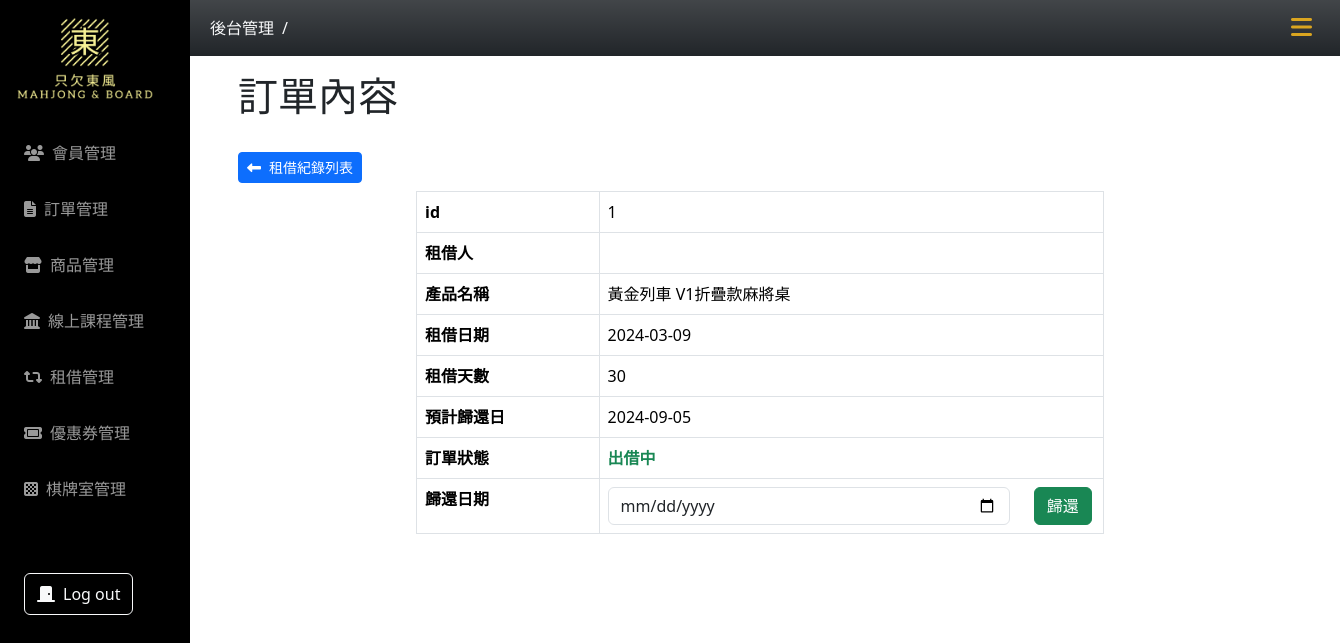
/rent/rent-record.php, run on an earlier commit of the app's database.
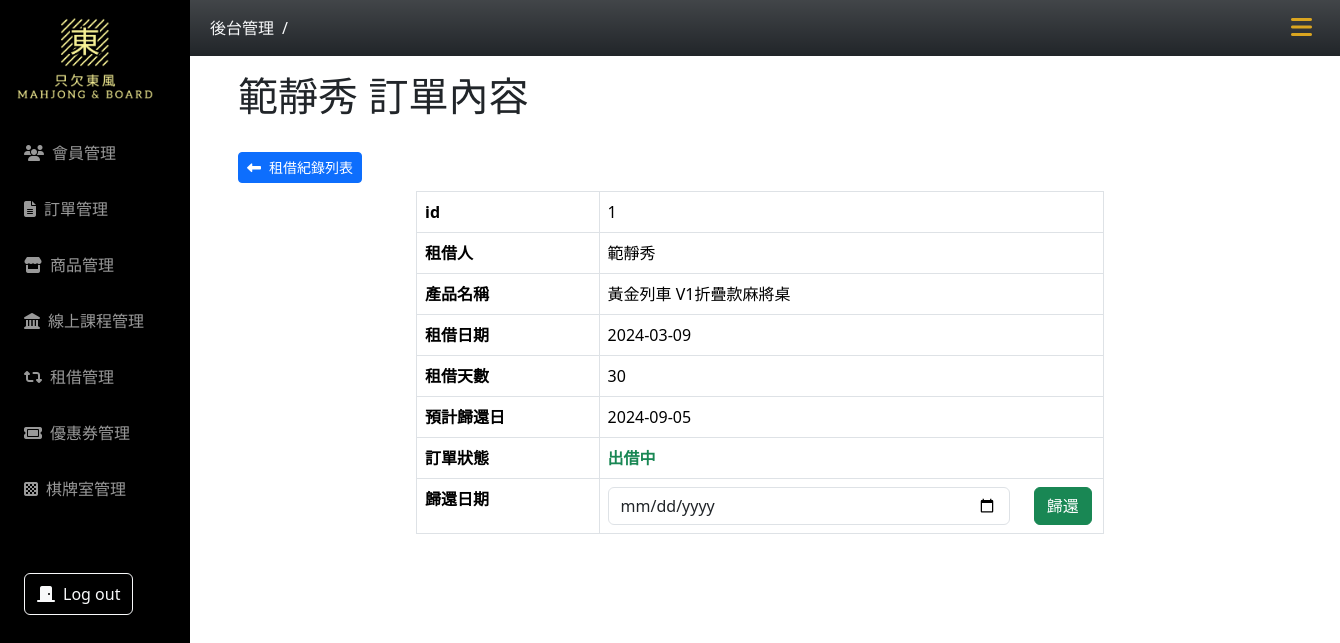
And on a later commit of the database.
### tables this page shows
CREATE TABLE `rent_record` (
  `id` int(5) UNSIGNED NOT NULL,
  `user_id` int(5) UNSIGNED NOT NULL,
  `product_id` int(5) UNSIGNED NOT NULL,
  `order_date` datetime NOT NULL,
  `rental_date` date NOT NULL,
  `due_date` date NOT NULL,
  `return_date` date DEFAULT NULL,
  `fine` int(5) DEFAULT NULL,
  `status` int(3) UNSIGNED NOT NULL DEFAULT 1
);

CREATE TABLE `users` (
  `id` int(11) NOT NULL,
  `valid` varchar(10) NOT NULL DEFAULT '1',
  `username` varchar(50) NOT NULL,
  `account` varchar(50) NOT NULL,
  `password` varchar(255) NOT NULL,
  `city` varchar(20) NOT NULL,
  `Address` varchar(100) NOT NULL,
  `phone` text DEFAULT NULL,
  `email` varchar(50) NOT NULL,
  `birth` varchar(100) NOT NULL,
  `gender` varchar(255) NOT NULL,
  `update_at` timestamp NOT NULL DEFAULT current_timestamp(),
  `created_at` timestamp NOT NULL DEFAULT current_timestamp()
);

CREATE TABLE `rent_product` (
  `id` int(5) UNSIGNED NOT NULL,
  `name` varchar(100) NOT NULL,
  `category_id` int(10) NOT NULL,
  `content` varchar(1000) NOT NULL,
  `img` varchar(100) NOT NULL,
  `quantity` int(4) NOT NULL,
  `quantity_available` int(4) NOT NULL,
  `rent_price_category_id` int(3) NOT NULL,
  `price` int(6) NOT NULL,
  `create_at` date NOT NULL,
  `update_at` date NOT NULL,
  `valid` tinyint(1) NOT NULL
);

CREATE TABLE `rent_price_category` (
  `id` int(10) UNSIGNED NOT NULL,
  `range` varchar(20) NOT NULL,
  `rent_price` int(6) NOT NULL,
  `rent_day` int(6) NOT NULL
);

### rent/rent-record.php (the view, shortened to what the changed rows need)
<?php
require_once("../db_connect_mahjong.php");
if (!isset($_GET["id"])) {
    $id = 1;
} else {
    $id = $_GET["id"];
}
$sql = "SELECT rent_record.*,
users.username AS user_name,
rent_product.name AS rent_product_name,
rent_product.price,
rent_product.rent_price_category_id,
rent_price_category.rent_price,
rent_price_category.rent_day
FROM rent_record JOIN users ON users.id = rent_record.user_id JOIN rent_product ON rent_record.product_id = rent_product.id JOIN rent_price_category ON rent_product.rent_price_category_id = rent_price_category.id WHERE rent_record.id = $id";
$result = $conn->query($sql);
$row = $result->fetch_assoc();
$title = $row["user_name"] . " 訂單內容";
?>
<!doctype html>
<html lang="en">
<head>
    <?php include("../css-mahjong.php"); ?>
</head>
<body>
    <div class="container main-content px-5">
        <h1 class="fw-semibord py-3"><?= $title ?></h1>
        <a href="rent-record-list.php" class="btn btn-primary btn-sm my-2"><i class="fa-solid fa-left-long me-2"></i>租借紀錄列表</a>
        <div class="row justify-content-center">
            <div class="col-8">
                <table class="table table-bordered">
                    <tr>
                        <th>id</th>
                        <td><?= $row["id"] ?></td>
                    </tr>
                    <tr>
                        <th>租借人</th>
                        <td><?= $row["user_name"] ?></td>
                    </tr>
                    <tr>
                        <th>產品名稱</th>
                        <td><?= $row["rent_product_name"] ?></td>
                    </tr>
                    <tr>
                        <th>租借日期</th>
                        <td><?= $row["rental_date"] ?></td>
                    </tr>
                    <tr>
                        <th>租借天數</th>
                        <td><?= $row["rent_day"] ?></td>
                    </tr>
                    <tr>
                        <th>預計歸還日</th>
                        <td><?= $row["due_date"] ?></td>
                    </tr>
                    <tr>
                        <th>訂單狀態</th>
                    </tr>
                    <?php if ((int)$row["status"] === 2) : ?>
                        <tr>
                            <th>罰金試算(當日)</th>
                            <td class="text-danger"><?php
                                                    $now = date('Y-m-d');
                                                    $now = new DateTime($now);
                                                    $due_date = new DateTime($row["due_date"]);
                                                    $interval = $due_date->diff($now);
                                                    $days = $interval->days;
                                                    $fine = $days / $row["rent_day"] * $row["rent_price"];
                                                    if (ceil($fine) <= $row["price"]) {
                                                        $fine = ceil($fine);
                                                        echo  $fine;
                                                    } else {
                                                        $fine = $row["price"];
                                                        echo $fine;
                                                    }
                                                    ?></td>
                        </tr>
                        <tr>
                            <th>歸還日期</th>
                            <td>
                                <form action="doReturn.php" method="post">
                                    <div class="row">
                                        <div class="col-10">
                                            <input type="hidden" name="id" value="<?= $row["id"] ?>">
                                            <input type="date" name="return-date" class="form-control" id="returnDate">
                                            <input type="hidden" name="fine" id="fine">
                                        </div>
                                        <div class="col-2">
                                            <button type="submit" class="btn btn-success">歸還</button>
                                        </div>
                                    </div>
                                </form>
                            </td>
                        </tr>
                    <?php else : ?>
                        <tr>
                            <th>歸還日期</th>
                        </tr>
                    <?php endif; ?>
                </table>
            </div>
        </div>
    </div>
</body>
</html>

What changed in the data, as far as the page shows it:
changed through a linked row, rent_record "黃金列車 V1折疊款麻將桌": user.username "訂單內容" → "範靜秀 訂單內容"; user.username (not shown) → "範靜秀"
